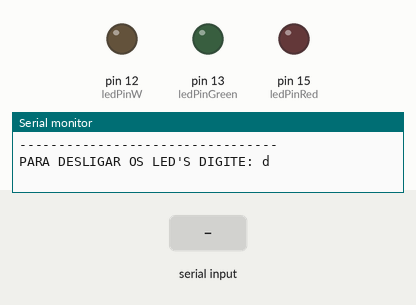
Recording of a sketch running on a simulated Arduino Uno, built with avr-gcc and run on an emulated ATmega328P. Parts: output pins drawn as LEDs (lit = HIGH), the last lines printed to the serial monitor. Inputs (shaded band) come from the test bench.

Above: at 1.3 s.
1.4 s: "v" received over Serial
At 2.7 s:
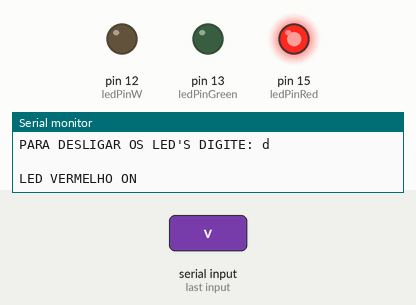
3.6 s: "g" received over Serial
At 5.3 s:
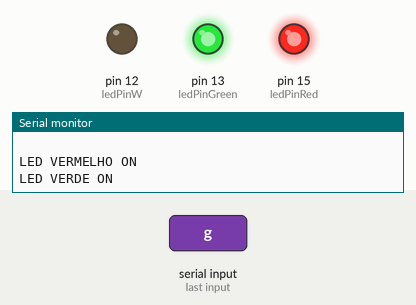
5.6 s: "w" received over Serial
At 7.0 s:
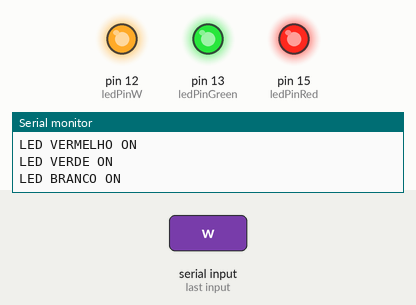
Timing chart, 0 to 8.6 s (numbered marks = the images above; inputs shaded):
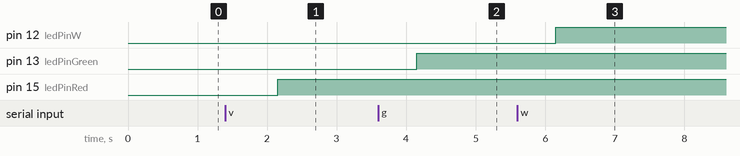

Measured:
- after the input at 1.4 s, pin 15 (ledPinRed): LOW → HIGH after 0.75 s
- after the input at 3.6 s, pin 13 (ledPinGreen): LOW → HIGH after 0.55 s
- after the input at 5.6 s, pin 12 (ledPinW): LOW → HIGH after 0.55 s

The sketch:

projetoLed.ino
```cpp
/**** LIGAR LEDS PELO SERIAL MONITOR
 **** NOME: MARCIA DE SA            */


int ledPinRed  =  15;
int ledPinGreen =  13;
int ledPinW =  12;
char x;

void setup()   {
  Serial.begin(9600);
  pinMode(ledPinRed, OUTPUT);
  pinMode(ledPinGreen, OUTPUT);
  pinMode(ledPinW, OUTPUT);
  Serial.println(' ');
  Serial.println("---------------------------------");
  Serial.println("PARA LIGAR OS LED'S DIGITE: ");
  Serial.println(" (v) PARA LED VERMELHO");
  Serial.println(" (g) PARA LED VERDE");
  Serial.println(" (w) PARA LED BRANCO");
  Serial.println(' ');
  Serial.println("---------------------------------");
  Serial.println("PARA DESLIGAR OS LED'S DIGITE: d ");
  Serial.println(' ');
}

void loop()
{

  x = Serial.read();

  if (x == 'v'){
    digitalWrite(ledPinRed, HIGH);
    Serial.println("LED VERMELHO ON");
    }
    else
       if(x == 'g'){
        digitalWrite(ledPinGreen, HIGH);
        Serial.println("LED VERDE ON");
        }
        else
        if(x == 'w'){
          digitalWrite(ledPinW, HIGH);
          Serial.println("LED BRANCO ON");
          }
          else
            if(x == 'd')
            {
                digitalWrite(ledPinGreen, LOW);
                digitalWrite(ledPinRed, LOW);
                digitalWrite(ledPinW, LOW);
                Serial.println("LED OFF");
            }

  delay(1000);
}
```
